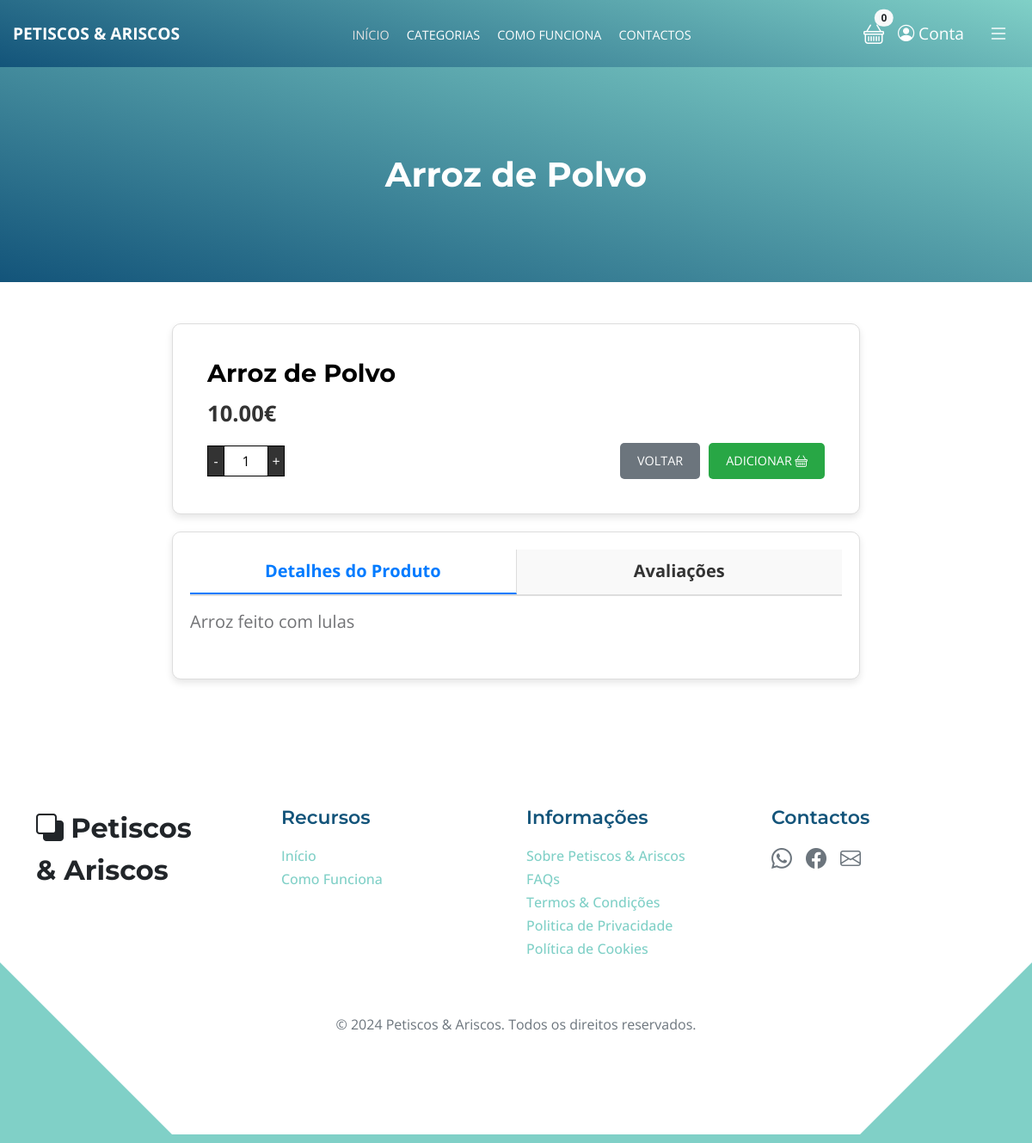
Screenshot of /produto/1 with the database file from the repository.
### loja/models.py (models this page shows, shortened)
class Product(models.Model):
	name = models.CharField(max_length=100)
	price = models.DecimalField(default=0, decimal_places=2, max_digits=6)
	category = models.ForeignKey(Category, on_delete=models.CASCADE, default=1)
	description = models.CharField(max_length=250, default='', blank=True, null=True)
	image = models.ImageField(upload_to='uploads/product/')
	is_sale = models.BooleanField(default=False)
	sale_price = models.DecimalField(default=0, decimal_places=2, max_digits=6)

### loja/views.py (the view)
# urls.py: path('produto/<int:pk>', views.about_product, name='about_product'),
def about_product(request, pk):
    product = Product.objects.get(id=pk)
    return render(request, 'about_product.html', {'product': product})

### carrinho/cart.py (called while the page is built)
	def __len__(self):
		return len(self.cart)

### carrinho/context_processors.py (called while the page is built)
def cart(request):
	return {'cart': Cart(request)}

### loja/context_processors.py (called while the page is built)
def categories_context(request):
    desired_order = ['Entradas', 'Saladas', 'Carnes', 'Peixes', 'Tabuas', 'Tartes', 'Sobremesas']
    categories = sorted(
        Category.objects.all(),
        key=lambda x: desired_order.index(x.name) if x.name in desired_order else len(desired_order)
    )
    return {'categories': categories}

### loja/templates/about_product.html (shortened to what this page needs)
{% extends 'base.html' %}
{% load static %}
{% block page_title %}
<h1 class="custom-header-title">{{ product.name }}</h1>
{% endblock %}
{% block content %}
<div class="custom-pattern py-5">
    <div class="cartao-produto">
        <div class="cartao-corpo-produto">
            <h2 class="titulo-produto">{{ product.name }}</h2>
            {% if product.is_sale %}
                <div class="precos-produto">
                    <span id="preco-atual" class="preco-promocao-produto">{{ product.sale_price }}€</span>
                    <strike class="preco-original-produto">{{ product.price }}€</strike>
                </div>
                <input type="hidden" id="preco-unitario" value="{{ product.sale_price }}">
            {% else %}
                <div class="precos-produto">
                    <span id="preco-atual" class="preco-final-produto">{{ product.price }}€</span>
                </div>
            {% endif %}
            <div class="acoes-produto">
                <div class="qnt-number-control">
                    <div class="qnt-number-left" id="decrease-qty" data-content="-"></div>
                    <input type="number" name="number" id="quantidade-prod" class="qnt-number-quantity" value="1" readonly>
                    <div class="qnt-number-right" id="increase-qty" data-content="+"></div>
                </div>
                <div class="botoes-acoes">
                    <a href="{% url 'home' %}" class="botaoprod-voltar">VOLTAR</a>
                    <button type="button" value="{{ product.id }}" class="botaoprod-adicionar" id="add-cart-ap">
                        ADICIONAR <i class="bi bi-basket"></i>
                    </button>
                </div>
            </div>
        </div>
    </div>
    <div class="cartao-detalhes-produto">
        <ul class="tabs-produto">
            <li class="tab-item active" data-tab="detalhes">Detalhes do Produto</li>
            <li class="tab-item" data-tab="avaliacoes">Avaliações</li>
        </ul>
        <div class="tab-content active" id="detalhes">
            <p>{{ product.description }}</p>
        </div>
    </div>
</div>
{% endblock %}

### static/css/template-topics.css (style rules this page uses)
:root { --white-color: #ffffff; --primary-color: #13547a; --secondary-color: #80d0c7; --section-bg-color: #f0f8ff; --custom-btn-bg-color: #80d0c7; --custom-btn-bg-hover-color: #13547a; --dark-color: #000000; --p-color: #717275; --border-color: #7fffd4; --link-hover-color: #13547a; --body-font-family: 'Open Sans', sans-serif; --title-font-family: 'Montserrat', sans-serif; --h1-font-size: 58px; --h2-font-size: 46px; --h3-font-size: 32px; --h4-font-size: 28px; --h5-font-size: 24px; --h6-font-size: 22px; --p-font-size: 20px; --menu-font-size: 14px; --btn-font-size: 18px; --copyright-font-size: 16px; --border-radius-large: 100px; --border-radius-medium: 20px; --border-radius-small: 10px; --font-weight-normal: 400; --font-weight-medium: 500; --font-weight-semibold: 600; --font-weight-bold: 700; }
body { background-color: var(--white-color); font-family: var(--body-font-family); }
h2, h3, h4, h5, h6 { color: var(--dark-color); }
h1, h2, h3, h4, h5, h6 { font-family: var(--title-font-family); font-weight: var(--font-weight-semibold); }
h1 { font-size: var(--h1-font-size); font-weight: var(--font-weight-bold); }
h2 { font-size: var(--h2-font-size); font-weight: var(--font-weight-bold); }
p { color: var(--p-color); font-size: var(--p-font-size); font-weight: var(--font-weight-normal); }
ul li { color: var(--p-color); font-size: var(--p-font-size); font-weight: var(--font-weight-normal); }
a, button { touch-action: manipulation; transition: all 0.3s; }
a { display: inline-block; color: var(--primary-color); text-decoration: none; }
.tab-content { background-color: var(--white-color); border-radius: var(--border-radius-medium); }

### rows the page displays
Product: name "Arroz de Polvo", price "10.00", description "Arroz feito com lulas"

### other values shown
{{ cart|length }} "0"
